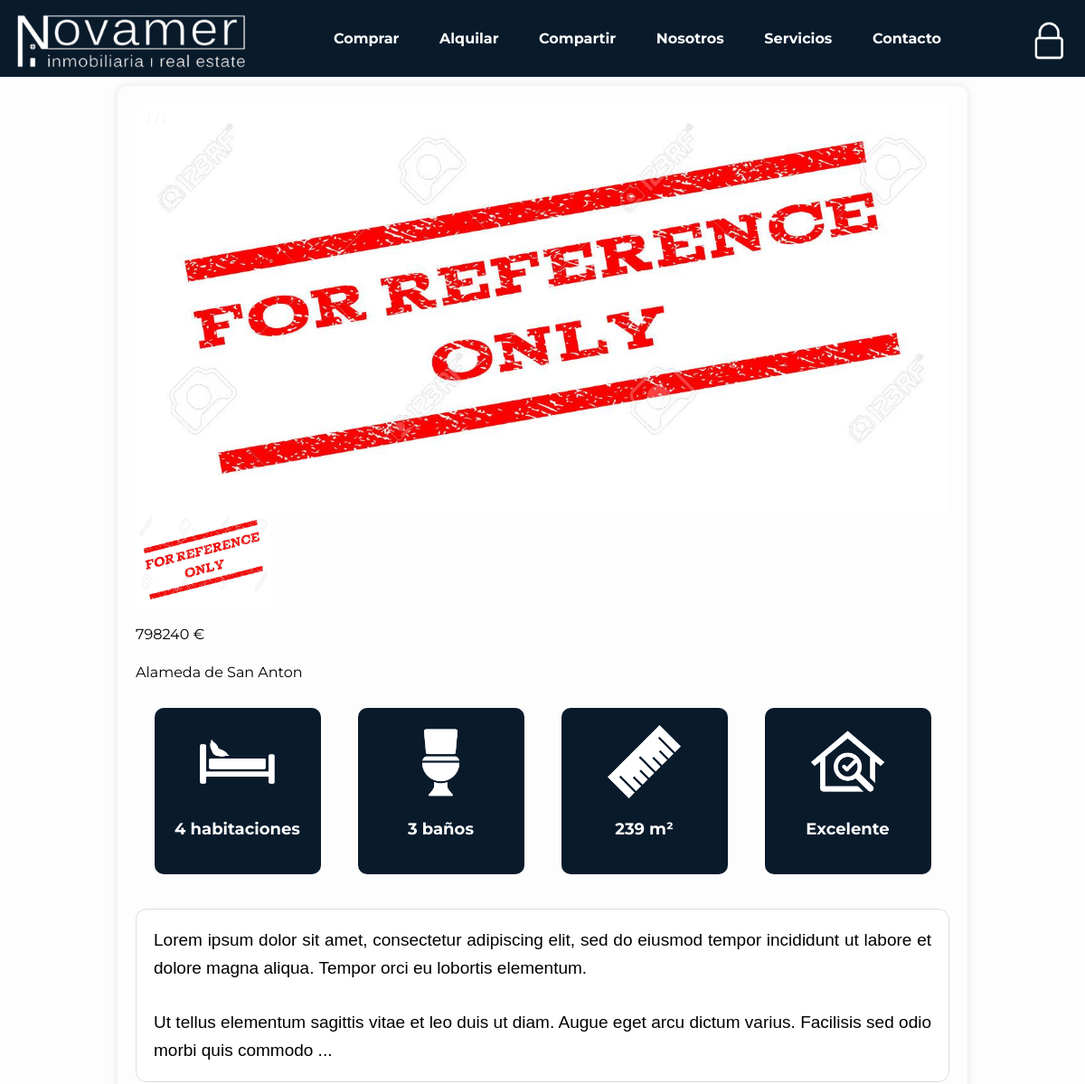
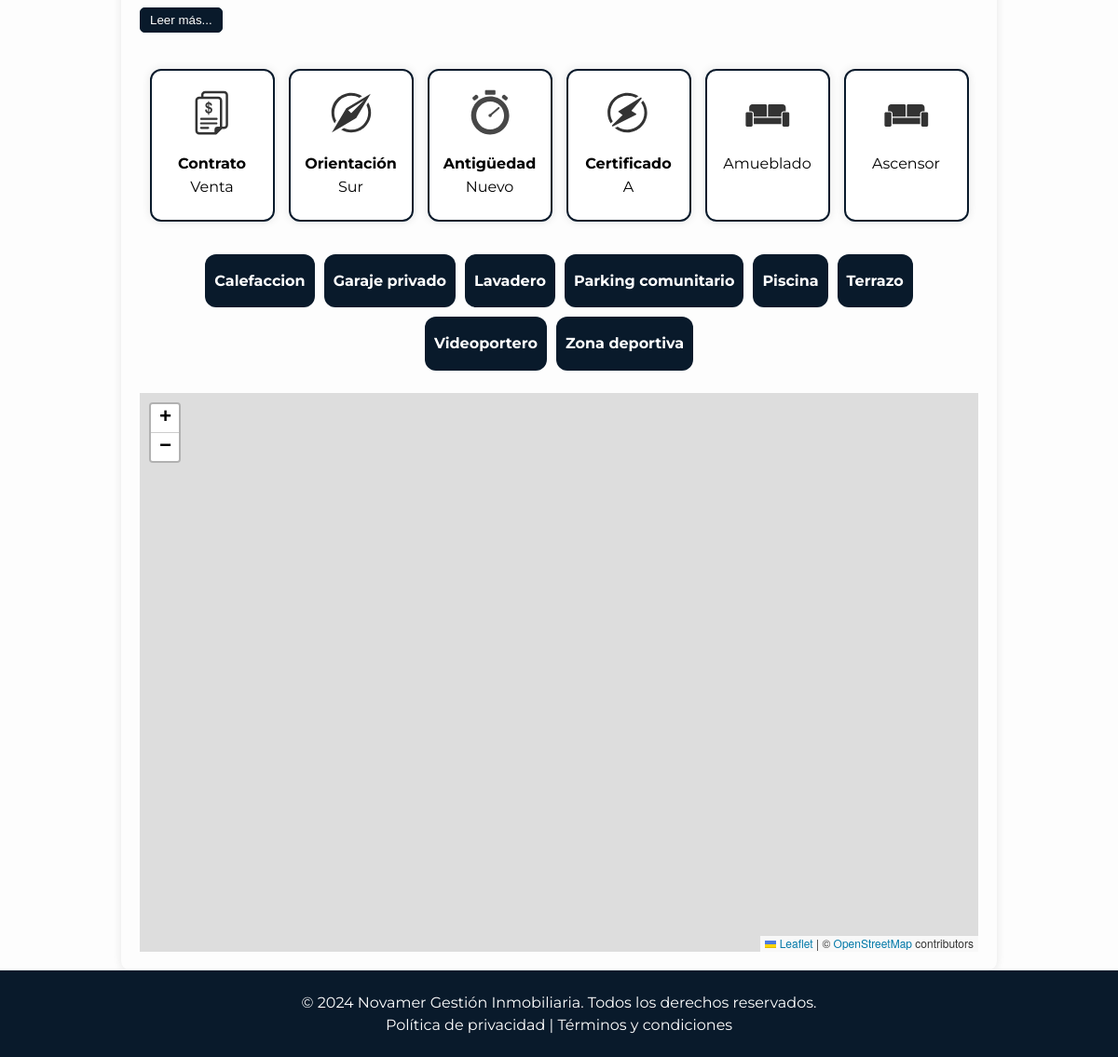
Screenshot of /web/src/detalle_inmueble.php?id=69 with the database file from the repository (2 pictures, top to bottom).
### tables this page shows
CREATE TABLE `extras` (
  `extra_id` int(11) NOT NULL,
  `inmueble_id` int(11) DEFAULT NULL,
  `extra_aire_acondicionado` tinyint(1) DEFAULT NULL,
  `extra_amueblado` tinyint(1) DEFAULT NULL,
  `extra_armarios` tinyint(1) DEFAULT NULL,
  `extra_ascensor` tinyint(1) DEFAULT NULL,
  `extra_balcon` tinyint(1) DEFAULT NULL,
  `extra_calefaccion` tinyint(1) DEFAULT NULL,
  `extra_electrodomesticos` tinyint(1) DEFAULT NULL,
  `extra_garaje_privado` tinyint(1) DEFAULT NULL,
  `extra_jardin` tinyint(1) DEFAULT NULL,
  `extra_lavadero` tinyint(1) DEFAULT NULL,
  `extra_parquet` tinyint(1) DEFAULT NULL,
  `extra_parking_comunitario` tinyint(1) DEFAULT NULL,
  `extra_patio` tinyint(1) DEFAULT NULL,
  `extra_piscina` tinyint(1) DEFAULT NULL,
  `extra_suite_con_bano` tinyint(1) DEFAULT NULL,
  `extra_terrazo` tinyint(1) DEFAULT NULL,
  `extra_trastero` tinyint(1) DEFAULT NULL,
  `extra_videoportero` tinyint(1) DEFAULT NULL,
  `extra_zona_comunitaria` tinyint(1) DEFAULT NULL,
  `extra_zona_deportiva` tinyint(1) DEFAULT NULL,
  `extra_zona_infantil` tinyint(1) DEFAULT NULL
);

CREATE TABLE `inmuebles` (
  `inmueble_id` int(11) NOT NULL,
  `inmueble_tipo_inmueble` varchar(10) NOT NULL,
  `inmueble_tipo_vivienda` varchar(20) DEFAULT NULL,
  `inmueble_tipo_contrato` varchar(10) NOT NULL,
  `inmueble_dir` varchar(100) NOT NULL,
  `inmueble_ccaa` varchar(100) NOT NULL,
  `inmueble_provincia` varchar(30) NOT NULL,
  `inmueble_municipio` varchar(100) NOT NULL,
  `inmueble_precio` float NOT NULL,
  `inmueble_superficie` float NOT NULL,
  `inmueble_habitaciones` int(11) NOT NULL,
  `inmueble_banos` int(11) NOT NULL,
  `inmueble_orientacion` varchar(8) NOT NULL,
  `inmueble_estado` varchar(20) NOT NULL,
  `inmueble_antiguedad` varchar(20) NOT NULL,
  `inmueble_descripcion` text NOT NULL,
  `inmueble_certificado` varchar(10) NOT NULL,
  `inmueble_propietario` varchar(100) DEFAULT NULL,
  `inmueble_colab` varchar(100) DEFAULT NULL,
  `inmueble_fecha` date NOT NULL,
  `inmueble_publico` tinyint(1) NOT NULL
);

### web/src/detalle_inmueble.php (the view, shortened to what this page needs)
<!DOCTYPE html>
<html lang="es">
<head>
    <link rel="stylesheet" type="text/css" href="https://unpkg.com/leaflet@1.3.3/dist/leaflet.css">
</head>
<body>
    <?php include '../templates/navbar.php'; ?><br><br><br><br><br>
    <div class="contenido">
        <div class="detalle-inmueble">
            <?php
            include '../../shared/includes/obtener_conexion.php';
            $inmueble_id = $_GET['id'];
            $sql = "SELECT i.*, e.* FROM inmuebles AS i LEFT JOIN extras AS e ON i.inmueble_id = e.inmueble_id WHERE i.inmueble_id = $inmueble_id";
            $resultado = $conexion->query($sql);
            if ($resultado->num_rows > 0) {
                include 'detalle_immieble_imagen.php';
                echo "<p>" . $inmueble['inmueble_precio'] . " €</p>";
                echo "<p>" . $inmueble['inmueble_dir'] . "</p><br>";
                echo "<div class='caracteristicas-container'>";
                $caracteristicas = array(
                    array("icono" => "cama2.webp", "nombre" => "habitación", "valor" => $inmueble['inmueble_habitaciones']),
                    array("icono" => "bano.webp", "nombre" => "baño", "valor" => $inmueble['inmueble_banos']),
                    array("icono" => "superficie.webp", "nombre" => "m²", "valor" => $inmueble['inmueble_superficie']),
                    array("icono" => "estado.webp", "nombre" => "", "valor" => $inmueble['inmueble_estado'])
                );
                foreach ($caracteristicas as $caracteristica) {
                    echo "<div class='caracteristicas-column'>";
                    echo "<img src='../../shared/images/iconos/inmueble/" . $caracteristica['icono'] . "' alt='" . $caracteristica['nombre'] . "' class='icon'>";
                    if ($caracteristica['nombre'] == "habitación") {
                        $nombre = $caracteristica['valor'] == 1 ? $caracteristica['nombre'] : "habitaciones";
                    } elseif ($caracteristica['nombre'] == "baño") {
                        $nombre = $caracteristica['valor'] == 1 ? $caracteristica['nombre'] : "baños";
                    } else {
                        $nombre = $caracteristica['nombre'];
                    }
                    echo "<p>" . $caracteristica['valor'] . " " . $nombre . "</p>";
                    echo "</div>";
                }
                echo "</div><br><br>";
                $descripcion = nl2br($inmueble['inmueble_descripcion']);
                $descripcionCorta = substr($descripcion, 0, 300) . (strlen($descripcion) > 300 ? "..." : "");
                $descripcionCompleta = $descripcionCorta . "<span id='restoDescripcion' style='display:none;'>" . substr($descripcion, 100) . "</span>";
                echo "<div class='descripcion' id='descripcionCompleta'>" . $descripcionCompleta . "</div>";
                echo "<button onclick='mostrarMas()' id='botonLeerMas'>Leer más...</button><br><br>";
                $cualidades = array(
                    array("icono" => "contrato.svg", "dato" => $inmueble['inmueble_tipo_contrato'] ? "<b>Contrato</b> <br>" . $inmueble['inmueble_tipo_contrato'] : ""),
                    array("icono" => "orientacion.svg", "dato" => $inmueble['inmueble_orientacion'] ? "<b>Orientación</b> <br>" . $inmueble['inmueble_orientacion'] : ""),
                    array("icono" => "reloj.svg", "dato" => $inmueble['inmueble_antiguedad'] ? "<b>Antigüedad</b> <br>" . $inmueble['inmueble_antiguedad'] : ""),
                    array("icono" => "energetico.svg", "dato" => $inmueble['inmueble_certificado'] ? "<b>Certificado</b> <br>" . $inmueble['inmueble_certificado'] : ""),
                    array("icono" => "mueble.svg", "dato" => $inmueble['extra_amueblado'] ? "Amueblado" : "No <br> amueblado"),
                    array("icono" => "mueble.svg", "dato" => $inmueble['extra_ascensor'] ? "Ascensor" : "Sin <br> ascensor"),
                );
                echo "<div class='cualidades-container'>";
                foreach ($cualidades as $cualidad) {
                    echo "<div class='cualidades-column'>";
                    echo "<img src='../../shared/images/iconos/inmueble/" . $cualidad['icono'] . "' alt='Dato' class='icon'>";
                    echo "<p>" . $cualidad['dato'] . "</p>";
                    echo "</div>";
                }
                echo "</div>";
                $rasgos = array();
                foreach ($inmueble as $clave => $valor) {
                    if ($clave === 'inmueble_id' || $clave === 'extra_id' || $clave === 'extra_amueblado' || $clave === 'extra_ascensor') {
                        continue;
                    }
                    if (strpos($clave, 'extra_') === 0 && $valor) {
                        $nombre_rasgo = ucfirst(str_replace('_', ' ', str_replace('extra_', '', $clave)));
                        $rasgos[] = ucfirst($nombre_rasgo);
                    }
                }
                echo "<div class='rasgos-container'>";
                foreach ($rasgos as $rasgo) {
                    echo "<div class='rasgos-column'>";
                    echo "<p>" . $rasgo . "</p>";
                    echo "</div>";
                }
                echo "</div><br>";
            } else {
                echo "<p>No se encontró el inmueble.</p>";
            }
            ?>
            <div id="map"></div>
        </div>
    </div>
    <?php include '../templates/footer.php'; ?>
</body>
</html>

### web/src/detalle_inmueble.php (style rules this page uses)
body { margin: 0; padding: 0; font-family: Arial, sans-serif; background-color: #f7f7f7; max-width: 100%; }
.contenido { max-width: 900px; margin: auto; border-radius: 10px; box-shadow: 0 0 10px rgba(0, 0, 0, 0.1); padding: 20px; }
.detalle-inmueble p { font-size: 16px; line-height: 1.6; margin-bottom: 0.5em; }
.caracteristicas-container { display: flex; justify-content: space-around; }
.caracteristicas-column { text-align: center; border: 1px solid transparent; border-radius: 10px; padding: 1em; width: 150px; height: 150px; background-color: #091a2b; }
.caracteristicas-column img { width: 85px; }
.caracteristicas-column p { color: white; font-size: 18px; font-weight: bold; }
.descripcion { color: black; font-size: 19px; line-height: 1.6; margin-bottom: 0.5em; padding: 1em; border: 1px solid #ddd; border-radius: 12px; background-color: white; text-align: justify; font-family: Arial, sans-serif; }
#botonLeerMas { background-color: #091a2b; color: white; border: 1px solid #091a2b; border-radius: 5px; padding: 5px 10px; cursor: pointer; }
.cualidades-container { display: grid; grid-template-columns: repeat(6, 1fr); gap: 15px; justify-content: center; align-items: start; padding: 20px; }
.cualidades-column { border: 2px solid #091a2b; border-radius: 12px; padding: 10px; background-color: white; font-size: 19px; text-align: center; margin-bottom: 10px; box-shadow: 0 0 10px rgba(0, 0, 0, 0.1); max-height: 140px; width: 110px; height: 150px; }
.cualidades-column img { width: 50px; height: auto; margin-top: 10px; margin-bottom: 1px; }
.rasgos-container { max-width: 800px; margin: 0 auto; text-align: center; }
.rasgos-column { display: inline-block; border-radius: 12px; background-color: #091a2b; color: white; font-size: 14px; font-weight: bold; white-space: nowrap; padding: 0 10px; padding-bottom: 8px; margin: 5px; }
#map { height: 600px; }

### web/templates/navbar.php (style rules this page uses)
body, html { font-family: 'Montserrat', sans-serif; background-color: #fdfdfd; }

### web/src/detalle_immieble_imagen.php (style rules this page uses)
img { vertical-align: middle; }

### web/templates/footer.php (style rules this page uses)
body { margin: 0; padding: 0; min-height: 100vh; display: flex; flex-direction: column; }

### rows the page displays
extras: inmueble.inmueble_precio "798240", inmueble.inmueble_dir "Alameda de San Anton", inmueble.inmueble_descripcion "Lorem ipsum dolor sit amet, consectetur adipiscing elit, sed do eiusmod tempor incididunt ut labore et dolore magna aliqua. Tempor orci eu lobortis elementum. Ut tellus elementum sagittis vitae et leo duis ut diam. Augue eget arcu dictum varius. Facilisis sed odio morbi quis commodo ..."

### other values shown
$caracteristica['valor'] "4"
$nombre "habitaciones"
$caracteristica['valor'] "3"
$nombre "baños"
$caracteristica['valor'] "239"
$nombre "m²"
$caracteristica['valor'] "Excelente"
$cualidad['dato'] "Contrato Venta"
$cualidad['dato'] "Orientación Sur"
$cualidad['dato'] "Antigüedad Nuevo"
$cualidad['dato'] "Certificado A"
$cualidad['dato'] "Amueblado"
$cualidad['dato'] "Ascensor"
$rasgo "Calefaccion"
$rasgo "Garaje privado"
